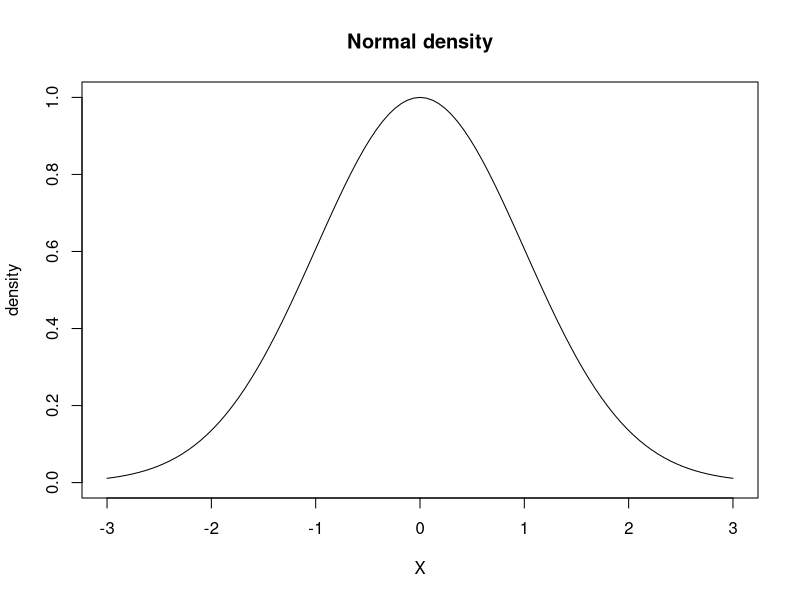
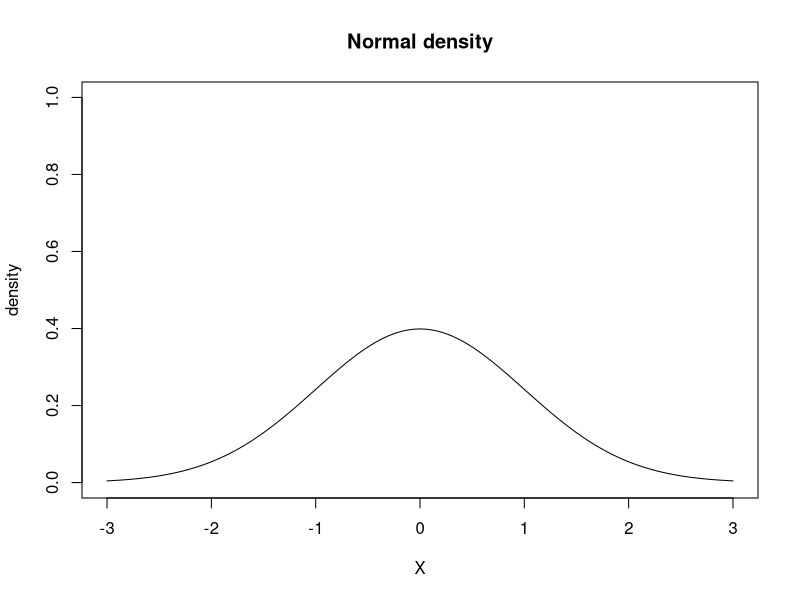

R code for these plots, in order:
## ---- chunk 1
normkernel<-function(x,mu=0,sigma=1){
  exp((-(x-mu)^2/(2*(sigma^2))))
}

x<-seq(-10,10,by=0.01)

plot(function(x) normkernel(x), -3, 3,
      main = "Normal density",ylim=c(0,1),
              ylab="density",xlab="X")
## ---- chunk 2
### area under the curve is less than 1:
integrate(normkernel,lower=-Inf,upper=Inf)
## ---- chunk 3
norm<-function(x,mu=0,sigma=1){
  (1/sqrt(2*pi*(sigma^2))) * exp((-(x-mu)^2/(2*(sigma^2))))
}

x<-seq(-10,10,by=0.01)

plot(function(x) norm(x), -3, 3,
      main = "Normal density",ylim=c(0,1),
              ylab="density",xlab="X")
## ---- chunk 4
### area under the curve sums to 1:
integrate(norm,lower=-Inf,upper=Inf)
## ---- chunk 5
gamma.fn<-function(x){
	lambda<-1
	alpha<-1
	(lambda * exp(1)^(-lambda*x) * 
	(lambda*x)^(alpha-1))/gamma(alpha)
}
## ---- chunk 6
gamma.fn<-function(x){
	lambda<-1/2
	alpha<-8/2 ## n=4
	(lambda * (exp(1)^(-lambda*x)) * 
	(lambda*x)^(alpha-1))/gamma(alpha)
}
## ---- chunk 7
rho <- 0.8
#Correlation matrix
rho_u <- matrix(c(1,rho,rho,1),ncol=2)

# Cholesky factor: (we transpose it so that it looks the same as in Stan)
L_u <- t(chol(rho_u))
# We verify that we recover rho_u, %*% indicates matrix multiplication (=! element-wise multiplication) 
L_u %*% t(L_u)
## ---- chunk 8
N_subj <- 10
z_u0 <- rnorm(N_subj,0,1)
z_u1 <- rnorm(N_subj,0,1)
## ---- chunk 9
# matrix z_u
z_u <- matrix(c(z_u0,z_u1),ncol=N_subj,byrow=T)

L_u %*% z_u
## ---- chunk 10
tau_u0 <- .2
tau_u1 <- .01
(diag_matrix_tau <- matrix(c(tau_u0,0,0,tau_u1),ncol=2))
## ---- chunk 11
u <- diag_matrix_tau %*% L_u %*% z_u

# We should find that the rows are correlated ~.8
cor(u[1,],u[2,])

# We should be able to recover the tau's as well:
sd(u[1,])
sd(u[2,])
## ---- chunk 12
library(mvtnorm)
u0 <- u1 <- seq(from = -3, to = 3, length.out = 30)
Sigma1<-diag(2)
f <- function(u0, u1) dmvnorm(cbind(u0, u1), mean = c(0, 0),sigma = Sigma1)
z <- outer(u0, u1, FUN = f)
## ---- chunk 13
Sigma2<-matrix(c(1,.6,.6,1),byrow=FALSE,ncol=2)
f <- function(u0, u1) dmvnorm(cbind(u0, u1), mean = c(0, 0),sigma = Sigma2)
z <- outer(u0, u1, FUN = f)
## ---- chunk 14
Sigma3<-matrix(c(1,-.6,-.6,1),byrow=FALSE,ncol=2)
f <- function(u0, u1) dmvnorm(cbind(u0, u1), mean = c(0, 0),sigma = Sigma3)
z <- outer(u0, u1, FUN = f)
## ---- chunk 15
x<-rbinom(10,1,prob=0.5) 
sum(x)/length(x)
## ---- chunk 16
negllbinom <- function(p, x){ 
  -sum(dbinom(x, size = 1, prob = p,log=T)) 
}
## ---- chunk 17
optimize(negllbinom, 
         interval = c(0, 1), 
         x = x) 
## ---- chunk 18
data<-rnorm(100,mean=500,sd=50)
## ---- chunk 19
nllh.normal<-function(theta,data){ 
  ## decompose the parameter vector to
  ## its two parameters:
  m<-theta[1] 
  s<-theta[2] 
  ## read in data
  x <- data
  n<-length(x) 
  ## log likelihood:  
  logl<- sum(dnorm(x,mean=m,sd=s,log=TRUE))
  ## return negative log likelihood:
  -logl
  }
## ---- chunk 20
nllh.normal(theta=c(40,4),data)

nllh.normal(theta=c(800,4),data)
## ---- chunk 21
nllh.normal(theta=c(500,50),data)
## ---- chunk 22
opt.vals.default<-optim(theta<-c(700,40),
                        nllh.normal,
      data=data,
      hessian=TRUE)
## ---- chunk 23
opt.vals.default$par
